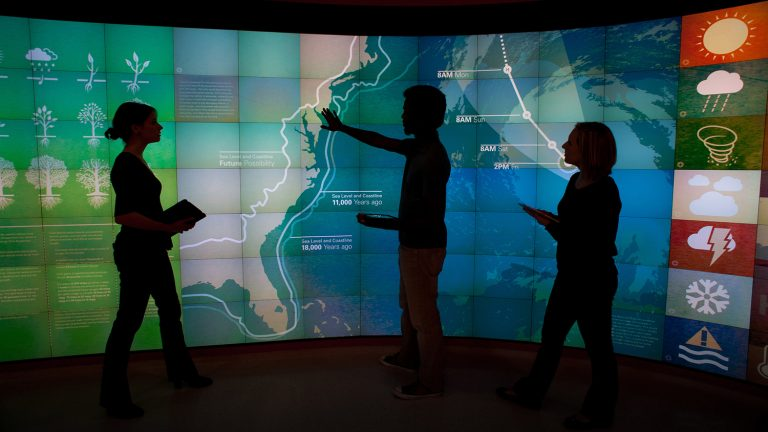
#> input picture Module 4/Module_4_Data/3.jpg, 768 x 432 px, found by its file name
$ python DetectFaces.py
#> lines starting #> are read from the running program, lines starting #| are printed output that depends on the picture; after the words box and inside, x2 and y2 are one past the last pixel; in counts of white or black regions, pixels touching at a corner belong together
import numpy as np
import cv2 as cv

img = cv.imread("Module_4_Data/3.JPG")
#> img is the input picture: shape (432, 768, 3); mean B, G, R 66.4, 68.6, 41.2
print(f"Image Height {img.shape[0]}")
#| Image Height 432
print(f"Image Width {img.shape[1]}")
#| Image Width 768
fact = 3
resizedImg = cv.resize(img, (int(img.shape[1]/fact),int(img.shape[0]/fact)))
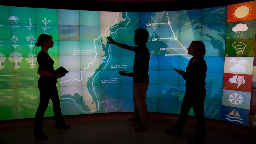
#> resizedImg: shape (144, 256, 3); mean B, G, R 66.4, 68.6, 41.3


hog = cv.HOGDescriptor()
hog.setSVMDetector(cv.HOGDescriptor_getDefaultPeopleDetector())
(rects, weights) = hog.detectMultiScale(resizedImg, winStride=(4, 4), padding=(4, 4), scale=1.04)
#> rects = [[15, 8, 67, 135], [107, 15, 66, 129], [163, 4, 68, 136]]; weights = [0.932, 0.613, 0.276]

for (x, y, w, h) in rects:
    cv.rectangle(resizedImg, (x, y), (x + w, y + h), (255, 0, 0), 2)
#> this loop made 3 passes
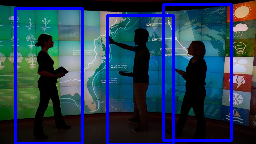
#> resizedImg: shape (144, 256, 3); 9.15% of pixels changed, all inside (x1, y1, x2, y2) = (14, 3, 233, 144)

cv.imshow('img', resizedImg)
cv.waitKey(0)
cv.destroyAllWindows()

$ run again, with Module 4/Module_4_Data/2.jpg copied over Module 4/Module_4_Data/3.jpg
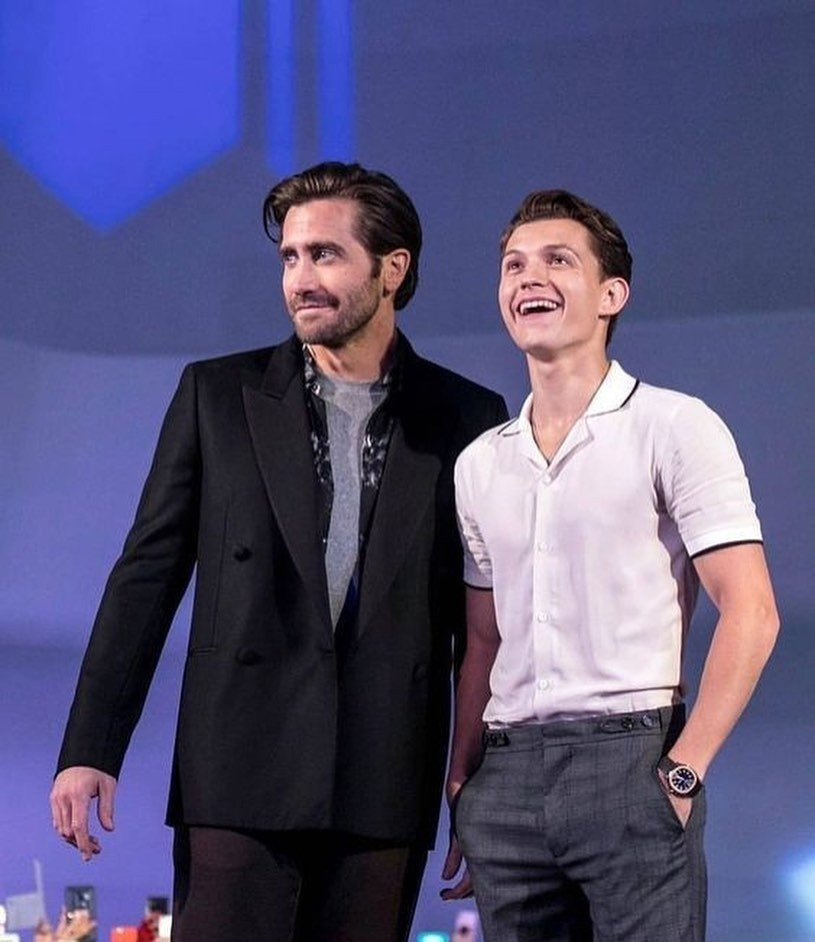
#> input picture Module 4/Module_4_Data/2.jpg, 815 x 942 px, found by its file name
#> img is the input picture: shape (942, 815, 3); mean B, G, R 119.9, 82.1, 85.5
#| Image Height 942
#| Image Width 815
#> rects = [[150, 42, 68, 135], [171, 103, 67, 133], [129, 110, 73, 147], [196, 98, 75, 153]]; weights = [0.368, 0.268, 0.584, 0.447]
#> the loop `for (x, y, w, h) in rects:` made 4 passes
#> after the loop `for (x, y, w, h) in rects:`:
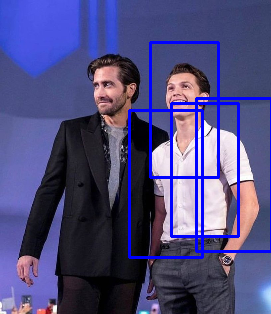
#> resizedImg: shape (314, 271, 3); mean B, G, R 126.3, 75.6, 78.4

$ run again, with Module 4/Module_4_Data/bini.jpg copied over Module 4/Module_4_Data/3.jpg
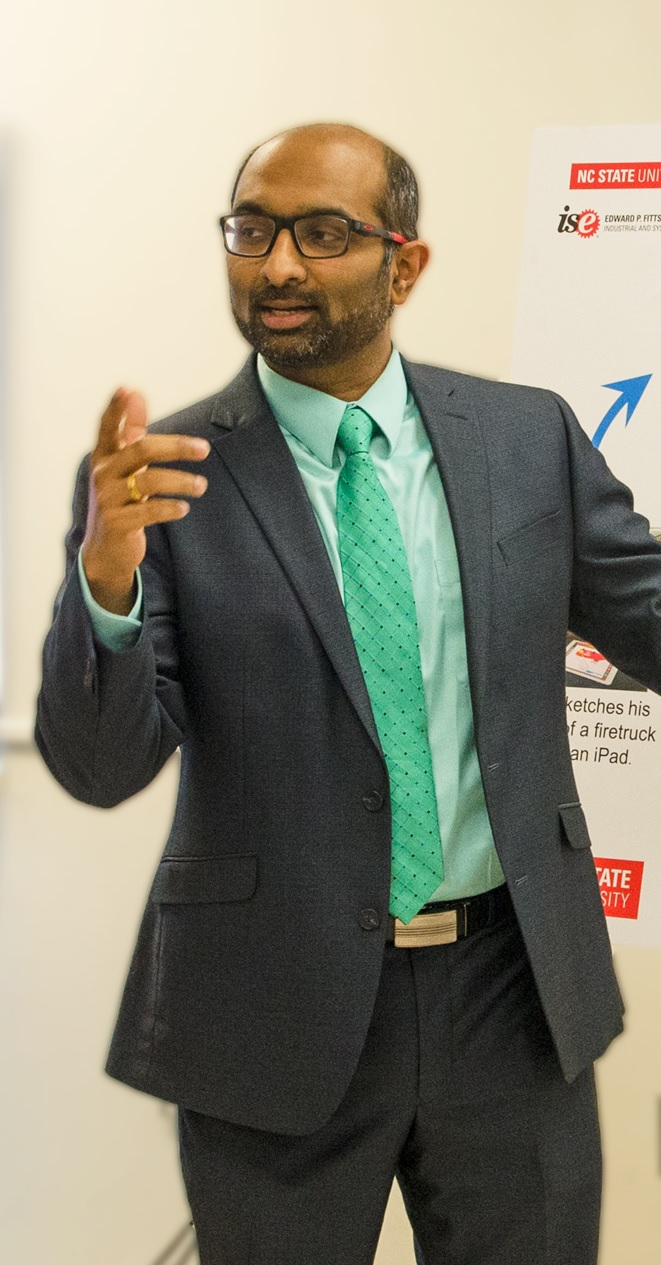
#> input picture Module 4/Module_4_Data/bini.jpg, 661 x 1265 px, found by its file name
#> img is the input picture: shape (1265, 661, 3); mean B, G, R 120.9, 137.3, 139.7
#| Image Height 1265
#| Image Width 661
#> `resizedImg = cv.resize(img, (int(img.shape[1]/fact),int(img.shape[0]/f..`:
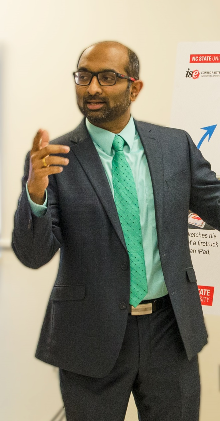
#> resizedImg: shape (421, 220, 3); mean B, G, R 120.8, 137.2, 139.6
#> rects = ()
